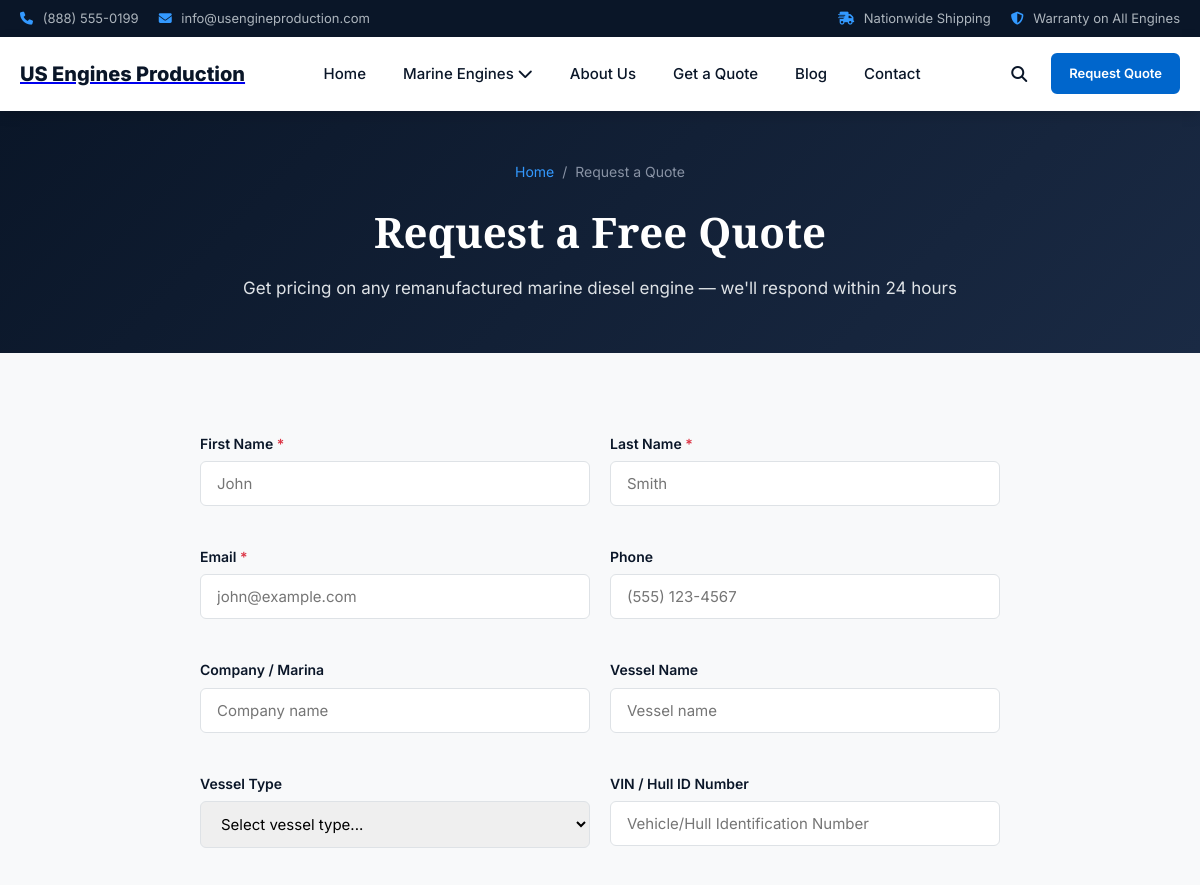
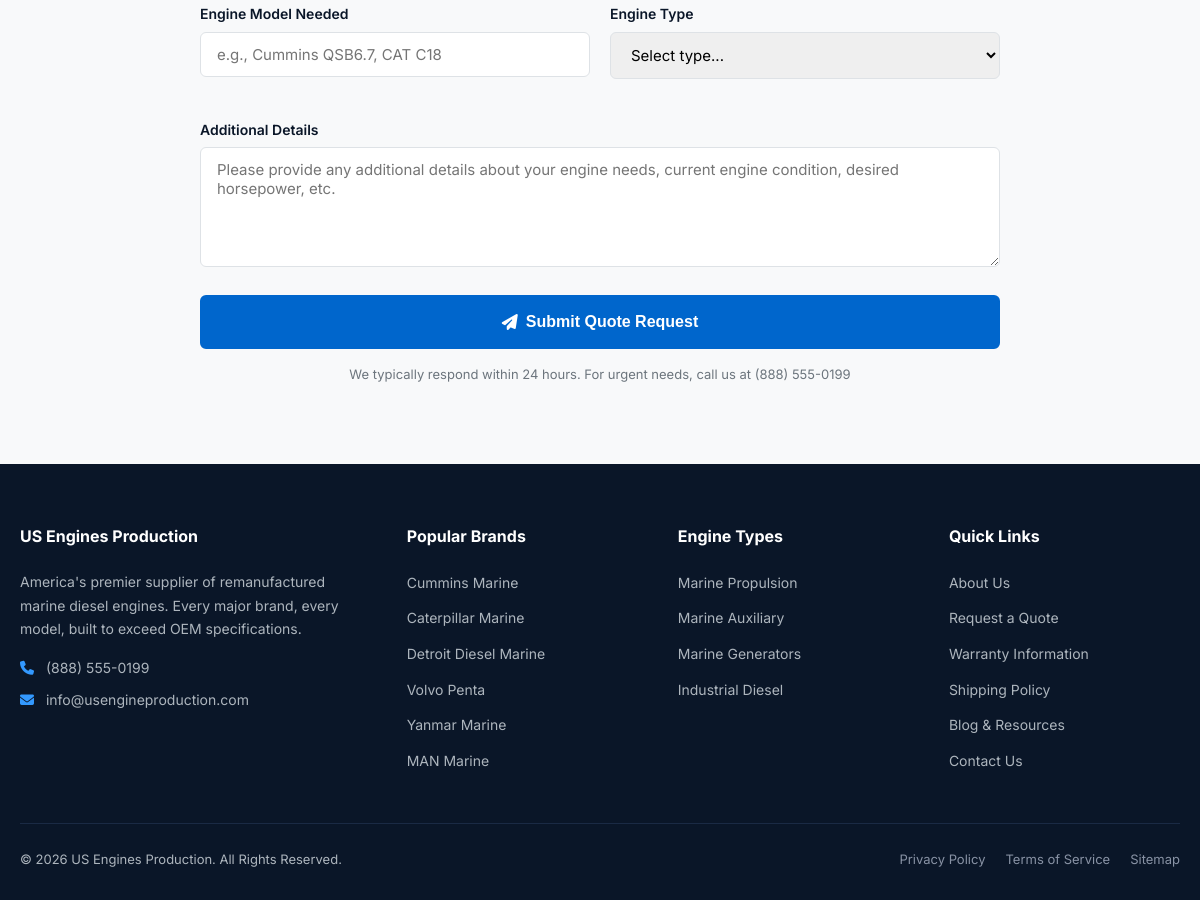
Screenshot of /quote.php with the database file from the repository (2 pictures, top to bottom).
### tables this page shows
CREATE TABLE IF NOT EXISTS site_settings (
    id INT AUTO_INCREMENT PRIMARY KEY,
    setting_key VARCHAR(100) NOT NULL UNIQUE,
    setting_value TEXT,
    setting_type ENUM('text','textarea','image','boolean','number') DEFAULT 'text',
    setting_group VARCHAR(50) DEFAULT 'general',
    updated_at TIMESTAMP DEFAULT CURRENT_TIMESTAMP ON UPDATE CURRENT_TIMESTAMP
);

### includes/config.php (called while the page is built, shortened)
<?php
$maxRetries = 10;
$retryDelay = 3;
$pdo = null;
for ($i = 0; $i < $maxRetries; $i++) {
    try {
        $pdo = new PDO(
            "mysql:host=" . DB_HOST . ";dbname=" . DB_NAME . ";charset=utf8mb4",
            DB_USER,
            DB_PASS,
            [
                PDO::ATTR_ERRMODE => PDO::ERRMODE_EXCEPTION,
                PDO::ATTR_DEFAULT_FETCH_MODE => PDO::FETCH_ASSOC,
                PDO::ATTR_EMULATE_PREPARES => false
            ]
        );
        break;
    } catch (PDOException $e) {
        if ($i === $maxRetries - 1) {
            die("Database connection failed: " . $e->getMessage());
        }
        sleep($retryDelay);
    }
}
function sanitize($input) {
    return htmlspecialchars(trim($input), ENT_QUOTES, 'UTF-8');
}
function getSetting($key) {
    global $pdo;
    $stmt = $pdo->prepare("SELECT setting_value FROM site_settings WHERE setting_key = ?");
    $stmt->execute([$key]);
    $result = $stmt->fetch();
    return $result ? $result['setting_value'] : '';
}

### quote.php (the view, shortened to what this page needs)
<?php
require_once __DIR__ . '/includes/config.php';
$prefillEngine = $_GET['engine'] ?? '';
$prefillSku = $_GET['sku'] ?? '';
?>
<!DOCTYPE html>
<html lang="en">
<head>
    <link rel="stylesheet" href="https://cdnjs.cloudflare.com/ajax/libs/font-awesome/6.5.1/css/all.min.css">
    <link rel="stylesheet" href="<?= SITE_URL ?>/assets/css/style.css">
</head>
<body>
    <?php include __DIR__ . '/templates/header.php'; ?>
    <div class="page-header">
        <div class="container">
            <div class="breadcrumb">
                <a href="<?= SITE_URL ?>/">Home</a><span>/</span><span>Request a Quote</span>
            </div>
            <h1>Request a Free Quote</h1>
            <p>Get pricing on any remanufactured marine diesel engine — we'll respond within 24 hours</p>
        </div>
    </div>
    <section class="section">
        <div class="container">
            <div class="quote-form">
                <form method="POST" action="">
                    <div class="form-grid">
                        <div class="form-group">
                            <label>First Name <span class="required">*</span></label>
                            <input type="text" name="first_name" required placeholder="John">
                        </div>
                        <div class="form-group">
                            <label>Last Name <span class="required">*</span></label>
                            <input type="text" name="last_name" required placeholder="Smith">
                        </div>
                        <div class="form-group">
                            <label>Email <span class="required">*</span></label>
                            <input type="email" name="email" required placeholder="john@example.com">
                        </div>
                        <div class="form-group">
                            <label>Phone</label>
                            <input type="tel" name="phone" placeholder="(555) 123-4567">
                        </div>
                        <div class="form-group">
                            <label>Company / Marina</label>
                            <input type="text" name="company" placeholder="Company name">
                        </div>
                        <div class="form-group">
                            <label>Vessel Name</label>
                            <input type="text" name="vessel_name" placeholder="Vessel name">
                        </div>
                        <div class="form-group">
                            <label>Vessel Type</label>
                            <select name="vessel_type">
                                <option value="">Select vessel type...</option>
                            </select>
                        </div>
                        <div class="form-group">
                            <label>VIN / Hull ID Number</label>
                            <input type="text" name="vin" placeholder="Vehicle/Hull Identification Number">
                        </div>
                        <div class="form-group">
                            <label>Engine Model Needed</label>
                            <input type="text" name="engine_model" value="<?= sanitize($prefillEngine) ?>" placeholder="e.g., Cummins QSB6.7, CAT C18">
                        </div>
                        <div class="form-group">
                            <label>Engine Type</label>
                            <select name="engine_type">
                                <option value="">Select type...</option>
                            </select>
                        </div>
                        <div class="form-group full">
                            <label>Additional Details</label>
                            <textarea name="message" placeholder="Please provide any additional details about your engine needs, current engine condition, desired horsepower, etc."><?= $prefillSku ? "Part# $prefillSku" : '' ?></textarea>
                        </div>
                    </div>
                    <button type="submit" class="btn btn-primary btn-lg" style="width:100%;">
                        <i class="fas fa-paper-plane"></i> Submit Quote Request
                    </button>
                    <p style="text-align:center;margin-top:15px;font-size:13px;color:var(--gray-600);">
                        We typically respond within 24 hours. For urgent needs, call us at <?= getSetting('site_phone') ?: '(888) 555-0199' ?>
                    </p>
                </form>
            </div>
        </div>
    </section>
    <?php include __DIR__ . '/templates/footer.php'; ?>
</body>
</html>

### templates/header.php (shortened to what this page needs)
<div class="top-bar">
    <div class="container">
        <div class="top-bar-content">
            <div class="top-bar-left">
                <span><i class="fas fa-phone"></i> <?= getSetting('site_phone') ?: '(888) 555-0199' ?></span>
                <span><i class="fas fa-envelope"></i> <?= getSetting('site_email') ?: 'info@usengineproduction.com' ?></span>
            </div>
            <div class="top-bar-right">
                <span><i class="fas fa-shipping-fast"></i> Nationwide Shipping</span>
                <span><i class="fas fa-shield-alt"></i> Warranty on All Engines</span>
            </div>
        </div>
    </div>
</div>
<header class="main-header">
    <div class="container">
        <div class="header-content">
            <a href="<?= SITE_URL ?>/" class="logo">
                <span class="logo-text" style="display:none;">US Engines Production</span>
            </a>
            <nav class="main-nav" id="mainNav">
                <a href="<?= SITE_URL ?>/">Home</a>
                <div class="nav-dropdown">
                    <a href="<?= SITE_URL ?>/products.php">Marine Engines <i class="fas fa-chevron-down"></i></a>
                </div>
                <a href="<?= SITE_URL ?>/about.php">About Us</a>
                <a href="<?= SITE_URL ?>/quote.php">Get a Quote</a>
                <a href="<?= SITE_URL ?>/blog.php">Blog</a>
                <a href="<?= SITE_URL ?>/contact.php">Contact</a>
            </nav>
            <div class="header-actions">
                <a href="<?= SITE_URL ?>/search.php" class="header-search"><i class="fas fa-search"></i></a>
                <a href="<?= SITE_URL ?>/quote.php" class="btn btn-primary btn-sm">Request Quote</a>
            </div>
        </div>
    </div>
</header>

### templates/footer.php (shortened to what this page needs)
<footer class="main-footer">
    <div class="container">
        <div class="footer-grid">
            <div class="footer-col">
                <h4>US Engines Production</h4>
                <p>America's premier supplier of remanufactured marine diesel engines. Every major brand, every model, built to exceed OEM specifications.</p>
                <div class="footer-contact">
                    <p><i class="fas fa-phone"></i> <?= getSetting('site_phone') ?: '(888) 555-0199' ?></p>
                    <p><i class="fas fa-envelope"></i> <?= getSetting('site_email') ?: 'info@usengineproduction.com' ?></p>
                </div>
            </div>
            <div class="footer-col">
                <h4>Popular Brands</h4>
                <ul>
                    <li><a href="<?= SITE_URL ?>/category.php?slug=cummins">Cummins Marine</a></li>
                    <li><a href="<?= SITE_URL ?>/category.php?slug=caterpillar">Caterpillar Marine</a></li>
                    <li><a href="<?= SITE_URL ?>/category.php?slug=detroit-diesel">Detroit Diesel Marine</a></li>
                    <li><a href="<?= SITE_URL ?>/category.php?slug=volvo-penta">Volvo Penta</a></li>
                    <li><a href="<?= SITE_URL ?>/category.php?slug=yanmar">Yanmar Marine</a></li>
                    <li><a href="<?= SITE_URL ?>/category.php?slug=man">MAN Marine</a></li>
                </ul>
            </div>
            <div class="footer-col">
                <h4>Engine Types</h4>
                <ul>
                    <li><a href="<?= SITE_URL ?>/products.php?type=marine_propulsion">Marine Propulsion</a></li>
                    <li><a href="<?= SITE_URL ?>/products.php?type=marine_auxiliary">Marine Auxiliary</a></li>
                    <li><a href="<?= SITE_URL ?>/products.php?type=marine_generator">Marine Generators</a></li>
                    <li><a href="<?= SITE_URL ?>/products.php?type=industrial">Industrial Diesel</a></li>
                </ul>
            </div>
            <div class="footer-col">
                <h4>Quick Links</h4>
                <ul>
                    <li><a href="<?= SITE_URL ?>/about.php">About Us</a></li>
                    <li><a href="<?= SITE_URL ?>/quote.php">Request a Quote</a></li>
                    <li><a href="<?= SITE_URL ?>/warranty.php">Warranty Information</a></li>
                    <li><a href="<?= SITE_URL ?>/shipping.php">Shipping Policy</a></li>
                    <li><a href="<?= SITE_URL ?>/blog.php">Blog & Resources</a></li>
                    <li><a href="<?= SITE_URL ?>/contact.php">Contact Us</a></li>
                </ul>
            </div>
        </div>
        <div class="footer-bottom">
            <p><?= getSetting('footer_text') ?: '© 2026 US Engines Production. All Rights Reserved.' ?></p>
            <div class="footer-links">
                <a href="<?= SITE_URL ?>/privacy.php">Privacy Policy</a>
                <a href="<?= SITE_URL ?>/terms.php">Terms of Service</a>
                <a href="<?= SITE_URL ?>/sitemap.php">Sitemap</a>
            </div>
        </div>
    </div>
</footer>

### assets/css/style.css (style rules this page uses)
:root { --primary: #0066CC; --primary-dark: #004C99; --primary-light: #3399FF; --secondary: #FF6B00; --secondary-dark: #CC5500; --dark: #0A1628; --dark-light: #1A2A44; --dark-medium: #243447; --gray-900: #1a1a2e; --gray-800: #2d2d44; --gray-700: #3d3d5c; --gray-600: #6c757d; --gray-500: #8892a4; --gray-400: #adb5bd; --gray-300: #dee2e6; --gray-200: #e9ecef; --gray-100: #f8f9fa; --white: #ffffff; --success: #28a745; --warning: #ffc107; --danger: #dc3545; --font-primary: 'Inter', -apple-system, BlinkMacSystemFont, sans-serif; --font-heading: 'Playfair Display', Georgia, serif; --shadow-sm: 0 2px 4px rgba(0,0,0,0.1); --shadow-md: 0 4px 12px rgba(0,0,0,0.15); --shadow-lg: 0 8px 30px rgba(0,0,0,0.2); --shadow-xl: 0 20px 60px rgba(0,0,0,0.3); --radius-sm: 6px; --radius-md: 10px; --radius-lg: 16px; --radius-xl: 24px; --transition: all 0.3s ease; }
* { margin: 0; padding: 0; box-sizing: border-box; }
html { scroll-behavior: smooth; }
body { font-family: var(--font-primary); background: var(--gray-100); color: var(--dark); line-height: 1.6; -webkit-font-smoothing: antialiased; }
.container { max-width: 1320px; margin: 0 auto; padding: 0 20px; }
.top-bar { background: var(--dark); color: var(--gray-400); padding: 8px 0; font-size: 13px; }
.top-bar-content { display: flex; justify-content: space-between; align-items: center; flex-wrap: wrap; gap: 10px; }
.top-bar-left, .top-bar-right { display: flex; gap: 20px; align-items: center; }
.top-bar span i { margin-right: 6px; color: var(--primary-light); }
.main-header { background: var(--white); padding: 15px 0; position: sticky; top: 0; z-index: 1000; box-shadow: var(--shadow-md); }
.header-content { display: flex; align-items: center; justify-content: space-between; gap: 30px; }
.logo-text { font-size: 20px; font-weight: 800; color: var(--dark); text-decoration: none; }
.main-nav { display: flex; align-items: center; gap: 5px; }
.main-nav a { text-decoration: none; color: var(--dark); font-weight: 500; padding: 10px 16px; border-radius: var(--radius-sm); transition: var(--transition); font-size: 15px; }
.nav-dropdown { position: relative; }
.header-actions { display: flex; align-items: center; gap: 12px; }
.header-search { width: 40px; height: 40px; display: flex; align-items: center; justify-content: center; border-radius: 50%; color: var(--dark); text-decoration: none; transition: var(--transition); }
.btn { display: inline-flex; align-items: center; justify-content: center; gap: 8px; padding: 12px 24px; border-radius: var(--radius-sm); font-weight: 600; font-size: 15px; text-decoration: none; border: 2px solid transparent; cursor: pointer; transition: var(--transition); white-space: nowrap; }
.btn-primary { background: var(--primary); color: var(--white); border-color: var(--primary); }
.btn-sm { padding: 8px 16px; font-size: 13px; }
.btn-lg { padding: 16px 32px; font-size: 16px; }
.section { padding: 80px 0; }
.main-footer { background: var(--dark); color: var(--gray-400); padding: 60px 0 30px; }
.footer-grid { display: grid; grid-template-columns: 1.5fr 1fr 1fr 1fr; gap: 40px; margin-bottom: 40px; }
.footer-col h4 { color: var(--white); font-size: 16px; font-weight: 700; margin-bottom: 20px; }
.footer-col p { font-size: 14px; line-height: 1.7; margin-bottom: 15px; }
.footer-col ul { list-style: none; }
.footer-col ul li { margin-bottom: 10px; }
.footer-col ul a { color: var(--gray-400); text-decoration: none; font-size: 14px; transition: var(--transition); }
.footer-contact p { margin-bottom: 8px; }
.footer-contact i { margin-right: 8px; color: var(--primary-light); }
.footer-bottom { border-top: 1px solid var(--dark-light); padding-top: 25px; display: flex; justify-content: space-between; align-items: center; flex-wrap: wrap; gap: 15px; }
.footer-bottom p { font-size: 13px; }
.footer-links { display: flex; gap: 20px; }
.footer-links a { color: var(--gray-500); text-decoration: none; font-size: 13px; transition: var(--transition); }
.page-header { background: linear-gradient(135deg, var(--dark) 0%, var(--dark-light) 100%); padding: 50px 0; text-align: center; }
.page-header h1 { font-family: var(--font-heading); font-size: 42px; color: var(--white); margin-bottom: 10px; }
.page-header p { color: var(--gray-300); font-size: 17px; }
.breadcrumb { display: flex; align-items: center; gap: 8px; justify-content: center; margin-bottom: 15px; font-size: 14px; }
.breadcrumb a { color: var(--primary-light); text-decoration: none; }
.breadcrumb span { color: var(--gray-500); }

### rows the page displays
site_settings: setting_value "(888) 555-0199"
site_settings: setting_value "info@usengineproduction.com"
site_settings: setting_value "© 2026 US Engines Production. All Rights Reserved."
